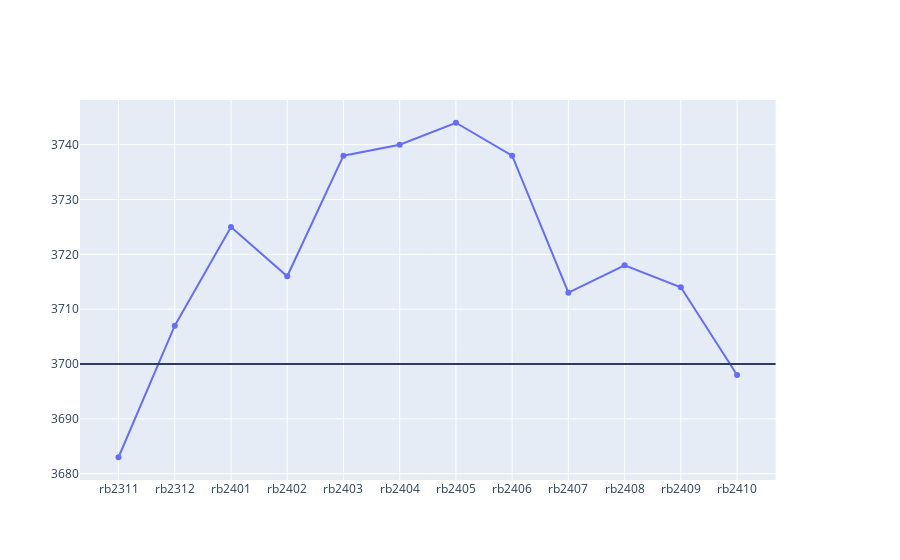

Notebook cell for this chart:
### Markdown cell above
### 期限结构

### Code cell
# 查询制定品种的所有近期和远期合约的上一交易日收盘价和现货价格，画出折线
#sns.set(rc={"figure.figsize": (20, 10)})
spec_contact_list = futures_comm_info[futures_comm_info.合约名称.str.startswith('螺纹钢')]
fig_term = make_subplots(specs=[[{"secondary_y": True}]])
fig_term.add_trace(go.Scatter(x=spec_contact_list['合约代码'], y=spec_contact_list['现价']))
fig_term.add_hline(y=3700)
fig_term.show()

### Figure 1 — Plotly figure (JSON) as saved in the notebook; plotly's stock layout.template omitted (floating-point values rounded to 4 significant figures)
{"data": [{"type": "scatter", "x": ["rb2311", "rb2312", "rb2401", "rb2402", "rb2403", "rb2404", "rb2405", "rb2406", "rb2407", "rb2408", "rb2409", "rb2410"], "y": [3683, 3707, 3725, 3716, 3738, 3740, 3744, 3738, 3713, 3718, 3714, 3698]}], "layout": {"shapes": [{"type": "line", "x0": 0, "x1": 1, "xref": "x domain", "y0": 3700, "y1": 3700, "yref": "y"}], "xaxis": {"anchor": "y", "domain": [0, 0.94]}, "yaxis": {"anchor": "x", "domain": [0, 1]}, "yaxis2": {"anchor": "x", "overlaying": "y", "side": "right"}}}
